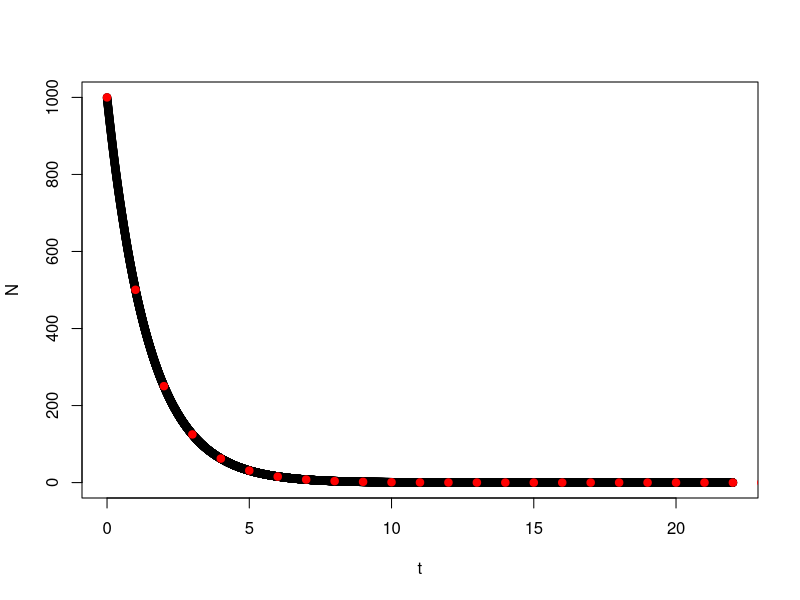

This chart was generated by the following R code:
# a null survival model
p     <- 0.5        # per-time survival probability
t_d   <- 1/365.25   # daily time step
t_y   <- 1          # annual time step
t_max <- 22         # maximum number of year to simulate
n0    <- 1e3        # initial population size

# simulation
nsim <- 1000         # number of simulation before taking the mean

# at daily time step
time_d <- seq(0, t_max, t_d)
n_d    <- matrix(NA, nsim, length(time_d) + 1)
n_d[, 1] <- n0
for (i in seq_len(nsim)) {
    for (j in seq_len(length(time_d))) {
        s <- p ^ t_d
        n_d[i, j + 1] <- rbinom(1, n_d[i, j], s)
    }
}
n_d <- colMeans(n_d)

# at annual time step
time_y <- seq(0, t_max, t_y)
n_y    <- matrix(NA, nsim, length(time_y) + 1)
n_y[, 1] <- n0
for (i in seq_len(nsim)) {
    for (j in seq_len(length(time_y))) {
        s <- p ^ t_y
        n_y[i, j + 1] <- rbinom(1, n_y[i, j], s)
    }
}
n_y <- colMeans(n_y)

# plot
plot(c(time_d, time_d[length(time_d)] + t_d), n_d, ylab = "N", xlab = "t")
points(c(time_y, time_y[length(time_y)] + t_y), n_y, col = "red", pch = 19)
